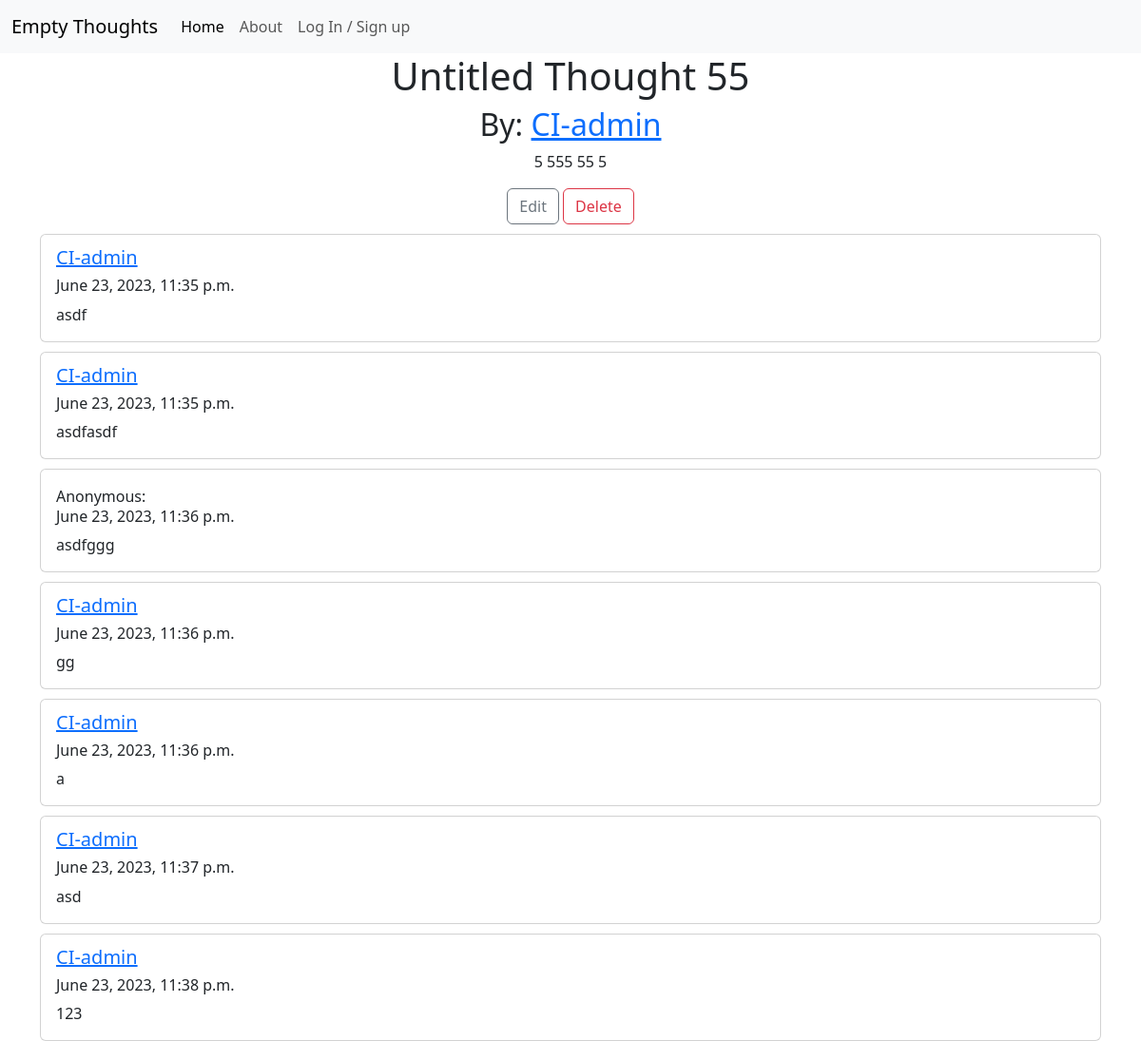
The page /view/5 on the database its author committed.
### thoughts/models.py (models this page shows, shortened)
class Thought(models.Model):
    title = models.CharField(
        max_length=96, null=False, blank=False, default="Untitled Thought")
    author = models.ForeignKey(
        User,
        on_delete=models.CASCADE,
        related_name='thoughts'
        )
    content = models.TextField(max_length=400, null=False, blank=False)
    time = models.TimeField(default=timezone.now)
    anonymous = models.BooleanField(null=False, blank=False, default=True)
    date_created = models.DateTimeField(auto_now_add=True)
    date_updated = models.DateTimeField(auto_now=True)
    likes = models.ManyToManyField(
        User,
        related_name="thought_likes",
        blank=True
        )
    tags = models.ManyToManyField(Tag, blank=True)
    class Meta:
        ordering = ['-date_created']

class Comment(models.Model):
    thought = models.ForeignKey(
        Thought,
        on_delete=models.CASCADE,
        related_name="comment_thought"
        )
    author = models.ForeignKey(
        User,
        on_delete=models.CASCADE,
        related_name='comment_author'
        )
    content = models.TextField(max_length=280, null=False, blank=False)
    anonymous = models.BooleanField(null=False, blank=False, default=False)
    date_created = models.DateTimeField(auto_now_add=True)
    likes = models.ManyToManyField(
        User,
        related_name="comment_likes",
        blank=True
        )
    class Meta:
        ordering = ['date_created']

### thoughts/views.py (the view, shortened to what this page needs)
# urls.py: path('view/<thought_id>', views.ThoughtDetail.as_view(), name='view'),
class ThoughtDetail(View):
    def get(self, request, *args, **kwargs):
        thought_id = kwargs.get('thought_id')
        queryset = Thought.objects
        thought = get_object_or_404(queryset, id=thought_id)
        comments = thought.comment_thought.order_by('date_created')
        liked = False
        if thought.likes.filter(id=self.request.user.id).exists():
            liked = True
        context = {
                "thought": thought,
                "comments": comments,
                "liked": liked,
                "comment_form": CommentForm(),
            }
        return render(request, "thoughts/thought_detail.html", context)

### templates/thoughts/thought_detail.html (shortened to what this page needs)
{% extends 'base.html' %}
{% block content %}
{% load static %}
{% load crispy_forms_tags %}
<div class="container">
    <div class="container text-center">
        <h1>{{thought.title}}</h1>
        {% if thought.anonymous %}
        <h2>By: Anonymous</h2>
        {% else %}
        <h2>By: <a a href="/user/{{thought.author.pk}}">{{thought.author}}</a></h2>
        {% endif %}</h6>
        <p class="card-text">{{thought.content}} </p>
        <a href="/edit/{{thought.id}}" class="btn btn-outline-secondary">Edit</a>
        <a href="/delete/{{thought.id}}" class="btn btn-outline-danger">Delete</a>
    </div>
    {% for comment in comments %}
        <div class="card center">
            <div class="card-body">
                {% if comment.anonymous %}
                    Anonymous:
                    {% else %}
                    <h5 class="card-subtitle mb-2 text-body-secondary">
                        <a a href="/user/{{comment.author.pk}}">{{comment.author}}</a>
                    </h5>
                    {% endif %}
                    <h6>{{comment.date_created}}</h6>
                <p class="card-text">{{comment.content}} </p>
            </div>
        </div>
        {% empty %}
        <br>
        <p>No comments yet.</p>
    {% endfor %}
</div>
{%endblock%}

### static/css/style.css (style rules this page uses)
.card { margin: 0 auto; float: none; margin-top: 10px; }

### rows shown on the page
Thought: title "Untitled Thought 55", author "CI-admin", content "5 555 55 5"
Comment: author "CI-admin", date_created "June 23, 2023, 11:35 p.m.", content "asdf"
Comment: author "CI-admin", date_created "June 23, 2023, 11:35 p.m.", content "asdfasdf"
Comment: shows "Anonymous:", date_created "June 23, 2023, 11:36 p.m.", content "asdfggg"
Comment: author "CI-admin", date_created "June 23, 2023, 11:36 p.m.", content "gg"
Comment: author "CI-admin", date_created "June 23, 2023, 11:36 p.m.", content "a"
Comment: author "CI-admin", date_created "June 23, 2023, 11:37 p.m.", content "asd"
Comment: author "CI-admin", date_created "June 23, 2023, 11:38 p.m.", content "123"
